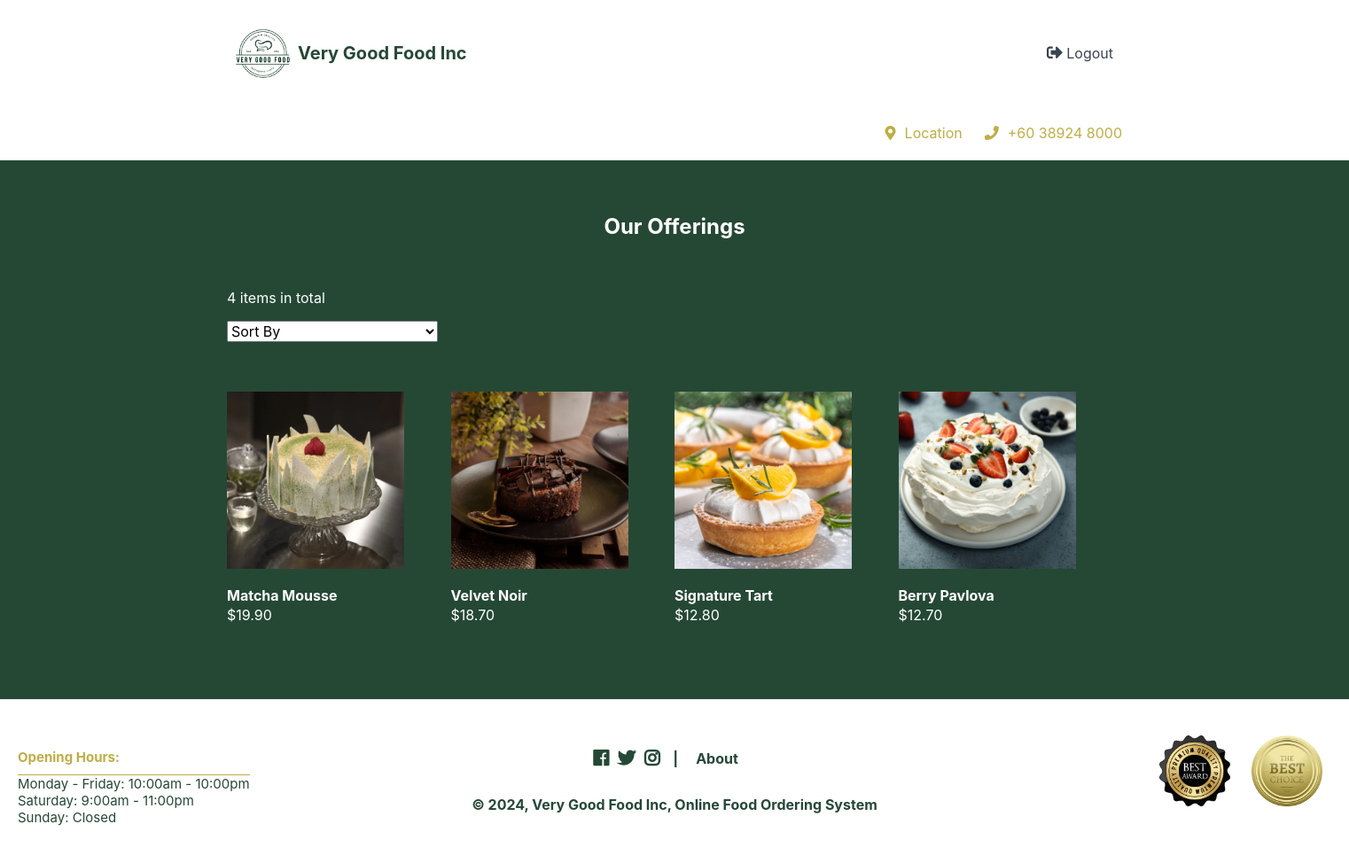
/index.php?page=products&cid=3 (signed in), run on the app's committed database.
### tables this page shows
CREATE TABLE `dishes` (
  `id` int(11) NOT NULL,
  `name` varchar(200) NOT NULL,
  `description` text NOT NULL,
  `price` decimal(7,2) NOT NULL,
  `quantity` int(11) NOT NULL,
  `img` text NOT NULL,
  `category_id` int(11) NOT NULL
);

### products.php (the view, shortened to what this page needs)
<?php
$num_products_on_each_page = 16;
$current_page = isset($_GET['p']) && is_numeric($_GET['p']) ? (int)$_GET['p'] : 1;
$selected_sort = isset($_GET['sort']) ? $_GET['sort'] : false;
if (isset($_GET['cid'])) {
    if ($selected_sort && ($_GET['sort'] == 'price_asc')) {
        $stmt = $pdo->prepare('SELECT * FROM dishes WHERE category_id = :id ORDER BY price ASC LIMIT :current_page, :record_per_page');
    }
    else {
        $stmt = $pdo->prepare('SELECT * FROM dishes WHERE category_id = :id ORDER BY price DESC LIMIT :current_page, :record_per_page');
    }
    $stmt->bindValue(':id', $_GET['cid'], PDO::PARAM_INT);
    $stmt->bindValue(':current_page', ($current_page - 1) * $num_products_on_each_page, PDO::PARAM_INT);
    $stmt->bindValue(':record_per_page', $num_products_on_each_page, PDO::PARAM_INT);
    $stmt->execute();
    $dishes = $stmt->fetchAll(PDO::FETCH_ASSOC);
}
$total_products = count($dishes);
?>
<?=template_header('Dishes')?>
<div class="products content-wrapper">
    <h1 style="color: white; font-weight:bold;">Our Offerings</h1>
    <p style="color:white;"><?=$total_products?> items in total</p>
    <form method="get" action="index.php?page=products">
        <select name="sort" onchange="this.form.submit()">
            <option value="">Sort By</option>
        </select>
    </form>
    <div class="products-wrapper">
        <?php foreach ($dishes as $dish): ?>
        <a href="index.php?page=product&id=<?=$dish['id']?>" class="product">
            <img src="imgs/<?=$dish['img']?>" width="200" height="200" alt="<?=$dish['name']?>">
            <span class="name"><?=$dish['name']?></span>
            <span class="price">
                &dollar;<?=$dish['price']?>
            </span>
        </a>
        <?php endforeach; ?>
    </div>
    <div class="buttons">
    </div>
</div>
<?=template_footer()?>

### style.css (style rules this page uses)
* { box-sizing: border-box; font-family: -apple-system, BlinkMacSystemFont, "segoe ui", roboto, oxygen, ubuntu, cantarell, "fira sans", "droid sans", "helvetica neue", Arial, sans-serif; font-size: 16px; -webkit-font-smoothing: antialiased; -moz-osx-font-smoothing: grayscale; }
html { height: 100%; }
body { position: relative; min-height: 100%; color: #555555; background-color: #062e19df; margin: 0; padding-bottom: 150px; }
h1, h2, h3, h4, h5 { color: #394352; }
.content-wrapper { width: 1050px; margin: 0 auto; }
main .recentlyadded .products, main .products .products-wrapper { display: flex; flex-wrap: wrap; align-items: center; justify-content: space-between; padding: 40px 0 0 0; }
main .recentlyadded .products .product, main .products .products-wrapper .product { display: block; overflow: hidden; text-decoration: none; width: 25%; padding-bottom: 60px; }
main .recentlyadded .products .product img, main .products .products-wrapper .product img { transform: scale(1); transition: transform 1s; }
main .recentlyadded .products .product .name, main .products .products-wrapper .product .name { display: block; color: #ffffff; font-weight: bold; padding: 20px 0 2px 0; }
main .recentlyadded .products .product .price, main .products .products-wrapper .product .price { display: block; color: #ffffff; }
main > .products h1 { display: block; font-weight: normal; margin: 0; padding: 40px 0; font-size: 24px; text-align: center; width: 100%; }
main > .products .buttons { text-align: right; padding-bottom: 40px; }
.content-wrapper { margin: 0 auto; padding: 20px; justify-content: center; align-items: center; }

### data on the page
dishes: img (picture), name "Matcha Mousse", price "19.90"
dishes: img (picture), name "Velvet Noir", price "18.70"
dishes: img (picture), name "Signature Tart", price "12.80"
dishes: img (picture), name "Berry Pavlova", price "12.70"

### other printed values
$total_products "4"
